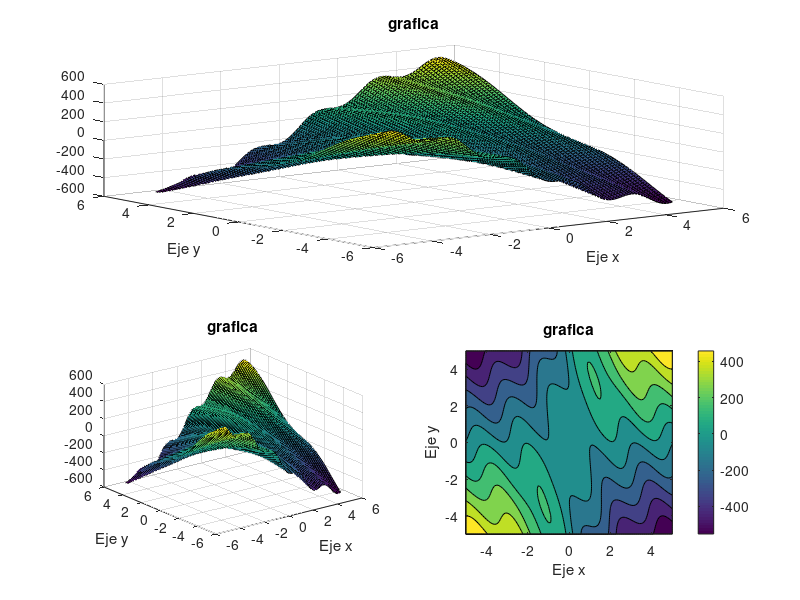

Here is the MATLAB script that generated this plot:

[X,Y]  =  meshgrid(-5:0.1:5,-5:0.1:5);
Z = Y*sin(pi*(X/10))+5*cos((power(X,2)+power(Y,2))/8)+cos(X+Y)*cos(3*X-Y);
figure(1);
%parte de arriba
subplot(2,2,[1,2]);
surf(X,Y,Z);
title("grafica");
ylabel('Eje y');
xlabel('Eje x');
%parte de abajo
subplot(2,2,3);
surf(X,Y,Z);
title("grafica");
ylabel('Eje y');
xlabel('Eje x');
%parte de abajo
subplot(2,2,4);
contourf (X,Y,Z);
title("grafica");
ylabel('Eje y');
xlabel('Eje x');
colorbar
